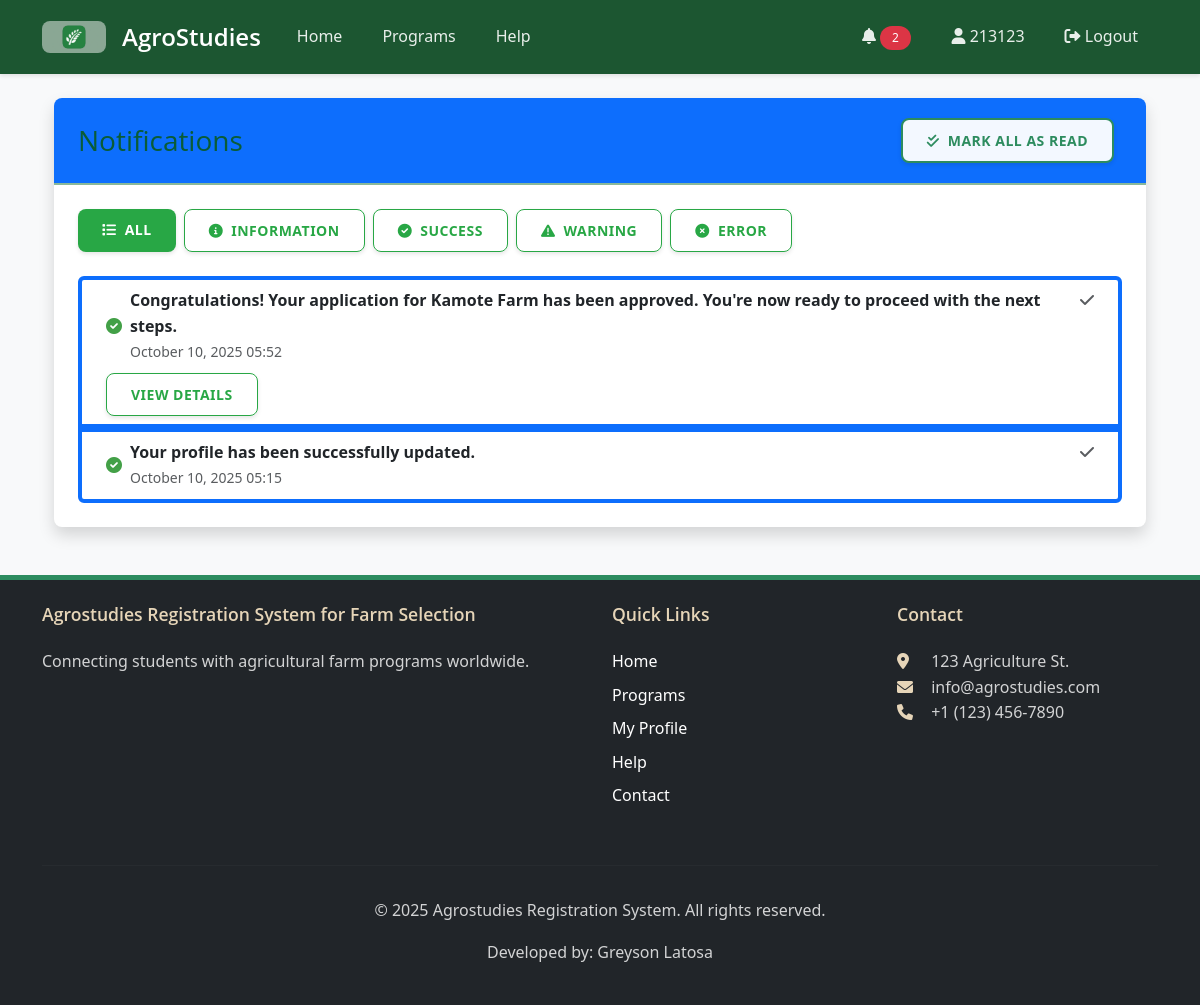
The app's page /notifications/ (signed in), older data.
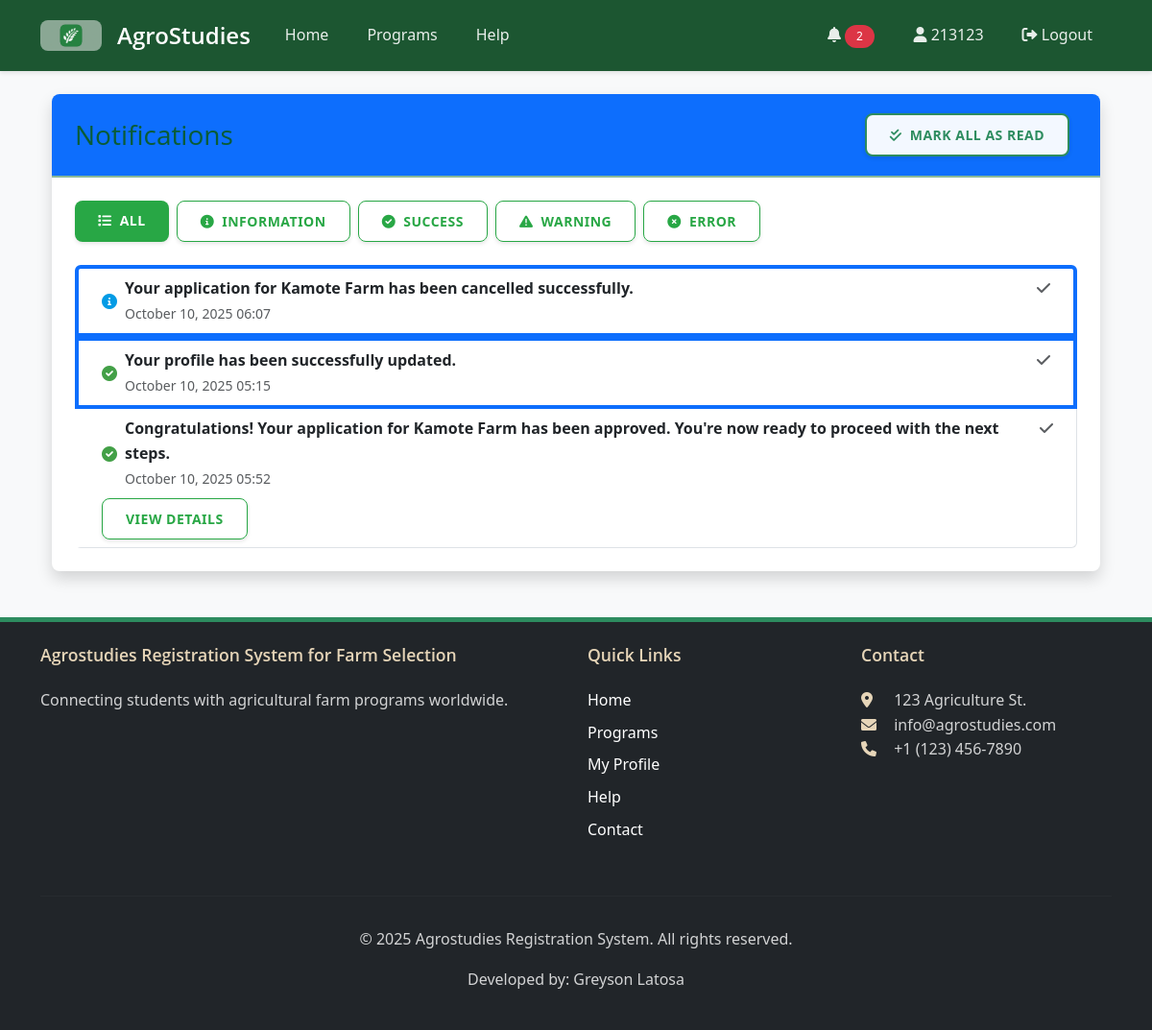
The same page, newer data.
### core/models.py (models this page shows, shortened)
class Notification(models.Model):
    INFO = 'info'
    SUCCESS = 'success'
    WARNING = 'warning'
    ERROR = 'error'
    NOTIFICATION_TYPES = [
        (INFO, 'Information'),
        (SUCCESS, 'Success'),
        (WARNING, 'Warning'),
        (ERROR, 'Error'),
    ]
    user = models.ForeignKey(User, on_delete=models.CASCADE, related_name='notifications')
    message = models.TextField()
    notification_type = models.CharField(max_length=10, choices=NOTIFICATION_TYPES, default=INFO)
    link = models.CharField(max_length=255, blank=True, null=True)
    created_at = models.DateTimeField(auto_now_add=True)
    read = models.BooleanField(default=False)
    class Meta:
        ordering = ['-created_at']
    @classmethod
    def clear_old_notifications(cls, user, days=30):
        from datetime import timedelta
        from django.utils import timezone
        cutoff_date = timezone.now() - timedelta(days=days)
        return cls.objects.filter(user=user, created_at__lt=cutoff_date).delete()

### core/views.py (the view)
# urls.py: path('notifications/', views.notifications, name='notifications'),
@login_required
def notifications(request):
    notification_type = request.GET.get('type', None)
    notifications_queryset = Notification.objects.filter(user=request.user)
    Notification.clear_old_notifications(request.user)
    if notification_type in [Notification.INFO, Notification.SUCCESS, Notification.WARNING, Notification.ERROR]:
        notifications_queryset = notifications_queryset.filter(notification_type=notification_type)
    notifications = notifications_queryset.order_by('read', '-created_at')
    paginator = Paginator(notifications, 20)  # Show 20 notifications per page
    page_number = request.GET.get('page')
    page_obj = paginator.get_page(page_number)
    return render(request, 'notifications.html', {
        'notifications': page_obj,
        'is_paginated': page_obj.has_other_pages(),
        'page_obj': page_obj,
        'current_type': notification_type,
        'notification_types': [
            {'code': Notification.INFO, 'name': 'Information'},
            {'code': Notification.SUCCESS, 'name': 'Success'},
            {'code': Notification.WARNING, 'name': 'Warning'},
            {'code': Notification.ERROR, 'name': 'Error'},
        ]
    })

### core/context_processors.py (called while the page is built)
def notification_count(request):
    if request.user.is_authenticated:
        unread_count = Notification.objects.filter(user=request.user, read=False).count()
        return {
            'unread_notifications_count': unread_count
        }
    return {
        'unread_notifications_count': 0
    }

### templates/notifications.html (shortened to what this page needs)
{% extends 'base.html' %}
{% block content %}
<div class="container mt-4">
    <div class="card shadow">
        <div class="card-header bg-primary text-white d-flex justify-content-between align-items-center">
            <h3 class="mb-0">Notifications</h3>
            <div>
                <a href="{% url 'mark_all_read' %}{% if current_type %}?type={{ current_type }}{% endif %}" class="btn btn-sm btn-light me-2">
                    <i class="fas fa-check-double me-1"></i> Mark All as Read
                </a>
            </div>
        </div>
        <div class="card-body">
            <div class="mb-3 d-flex flex-wrap">
                <a href="{% url 'notifications' %}" class="btn btn-sm {% if not current_type %}btn-primary{% else %}btn-outline-primary{% endif %} me-2 mb-2">
                    <i class="fas fa-list me-1"></i> All
                </a>
                {% for type in notification_types %}
                    <a href="{% url 'notifications' %}?type={{ type.code }}"
                       class="btn btn-sm {% if current_type == type.code %}btn-primary{% else %}btn-outline-primary{% endif %} me-2 mb-2">
                        {% if type.code == 'info' %}
                            <i class="fas fa-info-circle me-1"></i>
                        {% elif type.code == 'success' %}
                            <i class="fas fa-check-circle me-1"></i>
                        {% elif type.code == 'warning' %}
                            <i class="fas fa-exclamation-triangle me-1"></i>
                        {% elif type.code == 'error' %}
                            <i class="fas fa-times-circle me-1"></i>
                        {% endif %}
                        {{ type.name }}
                    </a>
                {% endfor %}
            </div>
            {% if notifications %}
                <ul class="list-group">
                    {% for notification in notifications %}
                        <li class="list-group-item {% if not notification.read %}border-start border-4 border-primary{% endif %} d-flex justify-content-between align-items-start">
                            <div class="ms-2 me-auto">
                                <div class="d-flex align-items-center">
                                    {% if notification.notification_type == 'info' %}
                                        <i class="fas fa-info-circle text-info me-2"></i>
                                    {% elif notification.notification_type == 'success' %}
                                        <i class="fas fa-check-circle text-success me-2"></i>
                                    {% elif notification.notification_type == 'warning' %}
                                        <i class="fas fa-exclamation-triangle text-warning me-2"></i>
                                    {% elif notification.notification_type == 'error' %}
                                        <i class="fas fa-times-circle text-danger me-2"></i>
                                    {% endif %}
                                    <div>
                                        <div class="fw-bold">{{ notification.message }}</div>
                                        <small class="text-muted">{{ notification.created_at|date:"F d, Y H:i" }}</small>
                                    </div>
                                </div>
                                {% if notification.link %}
                                    <div class="mt-2">
                                        <a href="{{ notification.link }}" class="btn btn-sm btn-outline-primary">View Details</a>
                                    </div>
                                {% endif %}
                            </div>
                            <div class="d-flex">
                                <a href="{% url 'mark_notification_read' notification.id %}" class="text-decoration-none me-2" title="Mark as read">
                                    <i class="fas fa-check text-muted"></i>
                                </a>
                            </div>
                        </li>
                    {% endfor %}
                </ul>
            {% else %}
                <div class="alert alert-info">
                    <i class="fas fa-info-circle me-2"></i> You have no notifications at the moment.
                </div>
            {% endif %}
        </div>
    </div>
</div>
{% endblock %}

### templates/base.html (shortened to what this page needs)
{% load static %}
<!DOCTYPE html>
<html lang="en">
<head>
    <link href="https://cdn.jsdelivr.net/npm/bootstrap@5.3.0/dist/css/bootstrap.min.css" rel="stylesheet">
    <link rel="stylesheet" href="https://cdnjs.cloudflare.com/ajax/libs/font-awesome/6.0.0/css/all.min.css">
    <link rel="stylesheet" href="{% static 'css/theme.css' %}">
    <link rel="stylesheet" href="{% static 'css/main.css' %}">
    <link rel="stylesheet" href="{% static 'css/modal-animations.css' %}">
</head>
<body>
    <nav class="navbar navbar-expand-lg navbar-dark bg-dark">
        <div class="container">
            <div class="d-flex align-items-center">
                <a href="{% url 'index' %}" class="me-3">
                    <img src="{% static 'images/logo-agrostudies.png' %}" alt="AgroStudies Logo" height="32" style="border-radius: 8px;">
                </a>
                <a class="navbar-brand" href="{% url 'index' %}">AgroStudies</a>
            </div>
            <div class="collapse navbar-collapse" id="navbarNav">
                <ul class="navbar-nav me-auto">
                    <li class="nav-item">
                        <a class="nav-link" href="{% url 'index' %}">Home</a>
                    </li>
                    <li class="nav-item">
                        <a class="nav-link" href="{% url 'program_list' %}">Programs</a>
                    </li>
                    <li class="nav-item">
                        <a class="nav-link" href="{% url 'help' %}">Help</a>
                    </li>
                </ul>
                <ul class="navbar-nav ms-auto">
                    {% if user.is_authenticated %}
                        <li class="nav-item dropdown">
                            <a class="nav-link" href="#" id="notificationDropdown" role="button" data-bs-toggle="dropdown" aria-expanded="false">
                                <i class="fas fa-bell"></i>
                                {% if unread_notifications_count > 0 %}
                                    <span class="badge rounded-pill bg-danger">{{ unread_notifications_count }}</span>
                                {% endif %}
                            </a>
                        </li>
                        <li class="nav-item">
                            <a class="nav-link" href="{% url 'profile' %}">
                                <i class="fas fa-user"></i> {{ user.username }}
                            </a>
                        </li>
                        <li class="nav-item">
                            <a class="nav-link" href="{% url 'logout' %}">
                                <i class="fas fa-sign-out-alt"></i> Logout
                            </a>
                        </li>
                    {% endif %}
                </ul>
            </div>
        </div>
    </nav>
    <main class="container my-4">
        {% block content %}{% endblock %}
    </main>
    <footer class="bg-dark text-white py-4 mt-5">
        <div class="container">
            <div class="row">
                <div class="col-md-6">
                    <h5>Agrostudies Registration System for Farm Selection</h5>
                    <p>Connecting students with agricultural farm programs worldwide.</p>
                </div>
                <div class="col-md-3">
                    <h5>Quick Links</h5>
                    <ul class="list-unstyled">
                        <li><a href="{% url 'index' %}" class="text-white">Home</a></li>
                        <li><a href="{% url 'program_list' %}" class="text-white">Programs</a></li>
                        {% if user.is_authenticated %}
                            <li><a href="{% url 'profile' %}" class="text-white">My Profile</a></li>
                        {% else %}
                            <li><a href="#" data-bs-toggle="modal" data-bs-target="#loginModal" class="text-white">Login</a></li>
                            <li><a href="#" data-bs-toggle="modal" data-bs-target="#registerModal" class="text-white">Register</a></li>
                        {% endif %}
                        <li><a href="{% url 'help' %}" class="text-white">Help</a></li>
                        <li><a href="{% url 'contact' %}" class="text-white">Contact</a></li>
                    </ul>
                </div>
                <div class="col-md-3">
                    <h5>Contact</h5>
                    <address>
                        <i class="fas fa-map-marker-alt"></i> 123 Agriculture St.<br>
                        <i class="fas fa-envelope"></i> info@agrostudies.com<br>
                        <i class="fas fa-phone"></i> +1 (123) 456-7890
                    </address>
                </div>
            </div>
            <hr>
            <div class="text-center">
                <p>&copy; {% now "Y" %} Agrostudies Registration System. All rights reserved.</p>
                <p>Developed by: Greyson Latosa</p>
            </div>
        </div>
    </footer>
</body>
</html>

### static/css/theme.css (style rules this page uses)
:root { --ag-green-dark: #0A5C36; --ag-green: #2D8C5F; --ag-brown: #8C6954; --ag-beige: #F9F7F4; --ag-wheat: #E6D5B8; --ag-sage: #89B899; --ag-clay: #B6857A; --ag-success: #43A047; --ag-warning: #FFA000; --ag-danger: #E57373; --ag-info: #039BE5; --ag-font-primary: 'Open Sans', system-ui, -apple-system, sans-serif; --ag-font-headers: 'Montserrat', var(--ag-font-primary); }
body { font-family: var(--ag-font-primary); background-color: var(--ag-beige); color: #333; line-height: 1.6; }
.btn { border-radius: 8px; transition: all 0.3s ease; font-weight: 600; letter-spacing: 0.5px; text-transform: uppercase; box-shadow: 0 2px 4px rgba(0, 0, 0, 0.1); padding: 0.625rem 1.5rem; }
.btn-light { background: rgba(255, 255, 255, 0.95); border: 2px solid var(--ag-green); color: var(--ag-green); }
h1, h2, h3, h4, h5, h6 { font-family: var(--ag-font-headers); color: var(--ag-green-dark); }
.navbar-dark { background: var(--ag-green-dark) !important; box-shadow: 0 2px 4px rgba(0,0,0,0.1); }
.navbar-dark .navbar-nav .nav-link { color: rgba(255,255,255,0.9); font-weight: 500; padding: 1rem 1.25rem; transition: all 0.3s ease; }
.navbar-dark .navbar-brand { color: #fff; font-family: var(--ag-font-headers); font-weight: 600; font-size: 1.5rem; }
.card { background-color: #fff; border: none; border-radius: 16px; box-shadow: 0 4px 6px rgba(0,0,0,0.05); transition: all 0.3s ease; overflow: hidden; }
.card-header { background-color: var(--ag-beige); color: var(--ag-green-dark); border-bottom: 2px solid var(--ag-sage); padding: 1.25rem 1.5rem; }
.card-body { padding: 1.5rem; }
.btn-primary { background-color: var(--ag-green); border: none; color: white; }
.badge { padding: 0.5em 1em; font-weight: 500; letter-spacing: 0.5px; }
.text-success { color: var(--ag-success) !important; }
.text-info { color: var(--ag-info) !important; }
.list-group-item { border-left: 4px solid transparent; transition: all 0.3s ease; }
footer { background: var(--ag-green-dark) !important; padding: 4rem 0 2rem; margin-top: 6rem; border-top: 5px solid var(--ag-green); }
footer h5 { color: var(--ag-wheat); font-weight: 600; margin-bottom: 1.5rem; font-size: 1.1rem; }
footer a { color: rgba(255,255,255,0.8) !important; transition: all 0.3s ease; text-decoration: none; display: inline-block; margin-bottom: 0.5rem; }
footer p { color: rgba(255,255,255,0.8); }
footer hr { border-color: rgba(255,255,255,0.1); margin: 2rem 0; }
footer address { color: rgba(255,255,255,0.8); }
footer i { color: var(--ag-wheat); width: 20px; margin-right: 10px; }

### static/css/main.css (style rules this page uses)
body { font-family: 'Segoe UI', Tahoma, Geneva, Verdana, sans-serif; background-color: #f8f9fa; color: #333; }
a { color: #28a745; text-decoration: none; }
.btn-primary { background-color: #28a745; border-color: #28a745; }
.btn-outline-primary { color: #28a745; border-color: #28a745; }
.navbar-dark { background-color: #1c5631 !important; }
.navbar-brand { font-weight: bold; font-size: 1.5rem; }
.card { border-radius: 8px; box-shadow: 0 2px 8px rgba(0,0,0,0.1); transition: transform 0.3s ease; }
footer { background-color: #1c5631 !important; }
footer a { transition: opacity 0.2s ease; }

Row changes from the older to the newer data that the page shows:
added Notification: notification_type "info" (drawn), message "Your application for Kamote Farm has been cancelled successfully.", created_at "October 10, 2025 06:07"
shown differently, row unchanged: Notification "Your profile has been successfully updated.": moves up the list
changed Notification "October 10, 2025 05:52": read False → True (drawn)
